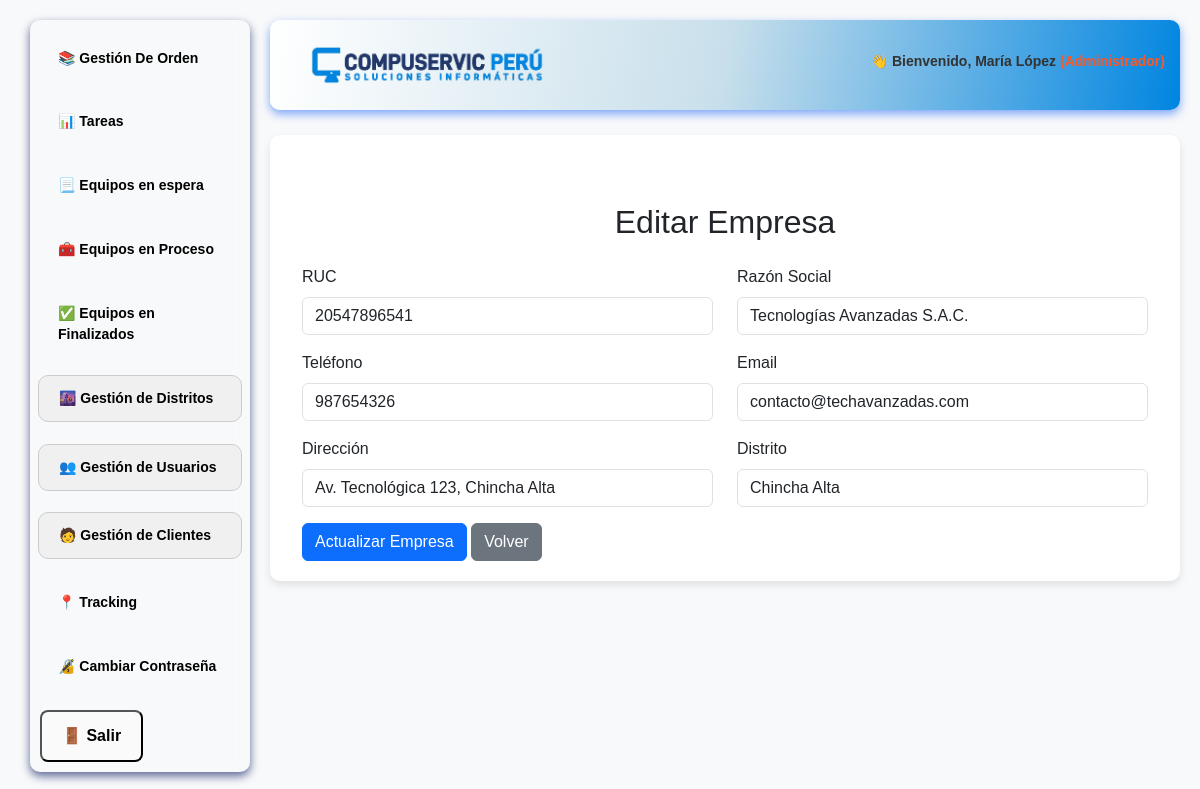
The page /app/views/dashboard/dashboard.php?view=editar_empresas&idempresa=1 (signed in) on the database its author committed.
### tables this page shows
CREATE TABLE `empresas` (
  `idempresa` int(11) NOT NULL,
  `ruc` varchar(20) DEFAULT NULL,
  `razon_social` varchar(255) DEFAULT NULL,
  `telefono` varchar(20) DEFAULT NULL,
  `email` varchar(255) DEFAULT NULL,
  `direccion` text DEFAULT NULL,
  `fecha_creacion` datetime DEFAULT NULL,
  `fecha_modificacion` datetime DEFAULT NULL,
  `estado` tinyint(4) DEFAULT NULL,
  `iddistrito` int(11) DEFAULT NULL,
  `creado_por` int(11) DEFAULT NULL,
  `modificado_por` int(11) DEFAULT NULL
);

CREATE TABLE `distritos` (
  `iddistrito` int(11) NOT NULL,
  `nombre` varchar(100) DEFAULT NULL,
  `provincia` varchar(100) DEFAULT NULL,
  `departamento` varchar(100) DEFAULT NULL
);

### app/models/empresas/empresasModel.php (called while the page is built, shortened)
<?php
require_once __DIR__ . '../../../config/conexion.php';
class EmpresasModel {
    private $conn;
    public function __construct() {
        $conexion = new Conexion();
        $this->conn = $conexion->conectar();
    }
    public function obtenerDistritos() {
        try {
            $sql = "SELECT iddistrito, nombre FROM distritos";
            $stmt = $this->conn->prepare($sql);
            $stmt->execute();
            $distritos = $stmt->fetchAll(PDO::FETCH_ASSOC);
            return $distritos;
        } catch (PDOException $e) {
            error_log("Error al obtener los distritos: " . $e->getMessage());
            throw new Exception("Error al obtener los distritos: " . $e->getMessage());
        }
    }
    public function obtenerEmpresaPorId($idempresa) {
        try {
            $query = "SELECT * FROM empresas WHERE idempresa = :idempresa";
            $stmt = $this->conn->prepare($query);
            $stmt->bindParam(":idempresa", $idempresa, PDO::PARAM_INT);
            $stmt->execute();
            return $stmt->fetch(PDO::FETCH_ASSOC);
        } catch (Exception $e) {
            return false;
        }
    }
}
?>

### app/config/conexion.php (called while the page is built, shortened)
<?php
class Conexion {
    private static $host = "localhost";
    private static $dbname = "compuservic";
    private static $username = "root";
    private static $password = "";
    private static $conn;
    public static function conectar() {
        try {
            $dsn = "mysql:host=" . self::$host . ";dbname=" . self::$dbname . ";charset=utf8";
            self::$conn = new PDO($dsn, self::$username, self::$password);
            self::$conn->setAttribute(PDO::ATTR_ERRMODE, PDO::ERRMODE_EXCEPTION);
            return self::$conn;
        } catch (PDOException $e) {
            error_log("Error de conexión: " . $e->getMessage(), 3, "errors.log");
            die("Error de conexión: " . $e->getMessage());
        }
    }
}
?>

### app/controllers/empresas/empresasController.php (called while the page is built, shortened)
<?php
require_once '../../models/empresas/empresasModel.php';
class EmpresaController {
    private $model;
    public function __construct() {
        $this->model = new EmpresasModel();
    }
    public function obtenerDistritos() {
        try {
            return $this->model->obtenerDistritos();
        } catch (Exception $e) {
            error_log("Error al obtener distritos: " . $e->getMessage());
            return [];
        }
    }
    public function obtenerEmpresaPorId($idempresa) {
        $empresa = $this->model->obtenerEmpresaPorId($idempresa);
        if ($empresa) {
            return $empresa;
        } else {
            echo "No se encontró la empresa.";
            exit;
        }
    }
}
?>

### app/views/empresas/editar_empresas.php (the view, shortened to what this page needs)
<?php
require_once '../../controllers/empresas/empresasController.php';
$empresaController = new EmpresaController();
if ($_SERVER['REQUEST_METHOD'] === 'POST') {
    $idempresa = $_POST['idempresa'];
    $ruc = $_POST['ruc'];
    $razon_social = $_POST['razon_social'];
    $telefono = $_POST['telefono'];
    $email = $_POST['email'];
    $direccion = $_POST['direccion'];
    $iddistrito = $_POST['iddistrito'];
    if (session_status() === PHP_SESSION_NONE) {
        session_start();
    }
    $usuario_id = $_SESSION['idpersona'] ?? null;
    $resultado = $empresaController->actualizarEmpresa($idempresa, $ruc, $razon_social, $telefono, $email, $direccion, $iddistrito, $usuario_id);
    if ($resultado['success']) {
        $mensaje = "✅ Empresa actualizada correctamente.";
    } else {
        $mensaje = "❌ Error: " . $resultado['message'] . "<br>Debug: " . print_r($resultado, true);
    }
    $empresa = $empresaController->obtenerEmpresaPorId($idempresa);
    $distritos = $empresaController->obtenerDistritos();
}
elseif (isset($_GET['idempresa'])) {
    $idempresa = $_GET['idempresa'];
    $empresa = $empresaController->obtenerEmpresaPorId($idempresa);
    $distritos = $empresaController->obtenerDistritos();
} else {
    echo "No se proporcionó un ID de empresa.";
    exit;
}
?>
<!DOCTYPE html>
<html lang="es">
<head>
    <link href="https://cdn.jsdelivr.net/npm/bootstrap@5.3.0/dist/css/bootstrap.min.css" rel="stylesheet">
</head>
<body class="bg-light">
<div class="container mt-5">
    <h2 class="text-center mb-4">Editar Empresa</h2>
    <form method="POST">
        <div class="row mb-3">
            <div class="col-md-6">
                <label for="ruc" class="form-label">RUC</label>
                <input type="text" class="form-control" id="ruc" name="ruc" value="<?= htmlspecialchars($empresa['ruc']) ?>" required autofocus>
            </div>
            <div class="col-md-6">
                <label for="razon_social" class="form-label">Razón Social</label>
                <input type="text" class="form-control" id="razon_social" name="razon_social" value="<?= htmlspecialchars($empresa['razon_social']) ?>" required>
            </div>
        </div>
        <div class="row mb-3">
            <div class="col-md-6">
                <label for="telefono" class="form-label">Teléfono</label>
                <input type="text" class="form-control" id="telefono" name="telefono" value="<?= htmlspecialchars($empresa['telefono']) ?>" required>
            </div>
            <div class="col-md-6">
                <label for="email" class="form-label">Email</label>
                <input type="email" class="form-control" id="email" name="email" value="<?= htmlspecialchars($empresa['email']) ?>" required>
            </div>
        </div>
        <div class="row mb-3">
            <div class="col-md-6">
                <label for="direccion" class="form-label">Dirección</label>
                <input type="direccion" class="form-control" id="direccion" name="direccion" value="<?= htmlspecialchars($empresa['direccion']) ?>" required>
            </div>
            <div class="col-md-6">
                <label for="iddistrito" class="form-label">Distrito</label>
                <select class="form-control" id="iddistrito" name="iddistrito" required>
                    <?php foreach ($distritos as $d): ?>
                        <option value="<?= $d['iddistrito'] ?>" <?= $empresa['iddistrito'] == $d['iddistrito'] ? 'selected' : '' ?>>
                            <?= htmlspecialchars($d['nombre']) ?>
                        </option>
                    <?php endforeach; ?>
                </select>
            </div>
        </div>
        <button type="submit" class="btn btn-primary">Actualizar Empresa</button>
        <a href="dashboard.php?view=empresas" class="btn btn-secondary">Volver</a>
    </form>
</div>
</body>
</html>

### public/css/styles.css (style rules this page uses)
* { margin: 0; padding: 0; box-sizing: border-box; font-family: 'Arial', sans-serif; }
body { background: #f4f6f9; }

### rows shown on the page
empresas: ruc "20547896541", razon_social "Tecnologías Avanzadas S.A.C.", telefono "987654326", email "contacto@techavanzadas.com", direccion "Av. Tecnológica 123, Chincha Alta", iddistrito "Chincha Alta"

### other values the page prints
$usuario "María López"
$rol "Administrador"
